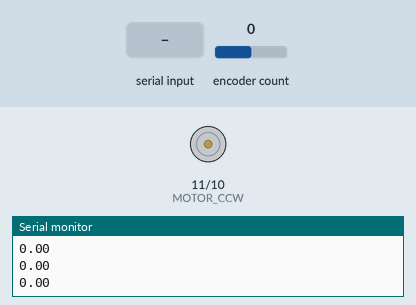
Simulated run of this sketch. Board: Arduino Uno, built with avr-gcc and run on an emulated ATmega328P. Parts: motor-driver pin pairs drawn as motors (green arrow = first pin HIGH = forward, orange = second pin HIGH = backward, longer = more drive, scaled by the enable pin), the last lines printed to the serial monitor. The test bench sets the inputs (shaded band); at power-on: encoder count 0.

Above: at 1.2 s.
1.3 s: encoder count set to 1
At 2.3 s:
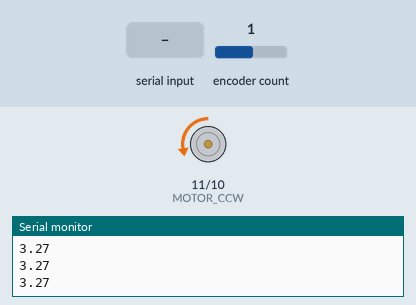
2.8 s: "90,45\n" received over Serial
At 3.7 s:
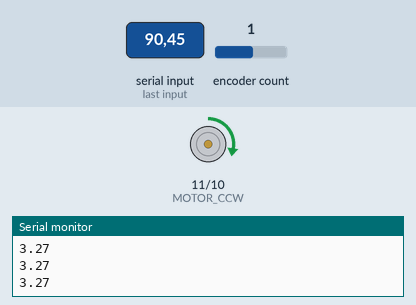
4.3 s: encoder count set to 5
At 5.0 s:
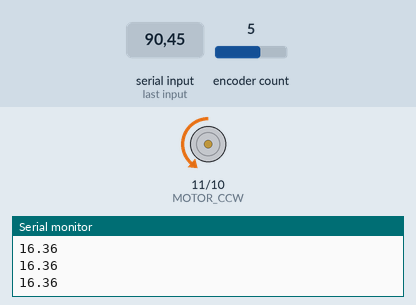
5.8 s: encoder count set to 4
At 7.0 s:
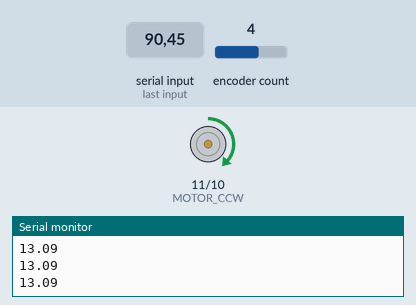
7.3 s: "5\n" received over Serial
At 8.4 s:
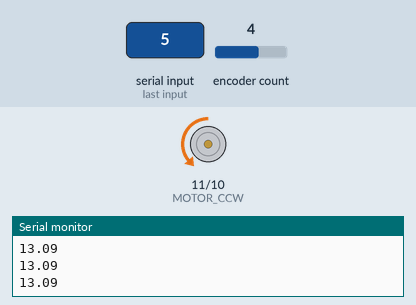
8.8 s: "30,150\n" received over Serial
At 9.6 s:
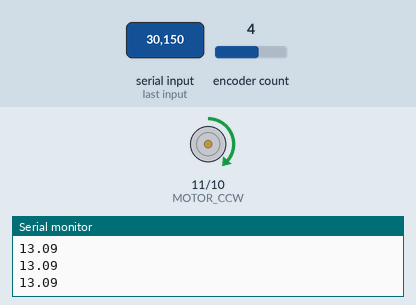
Timing chart, 0 to 11.3 s (numbered marks = the images above; inputs shaded):
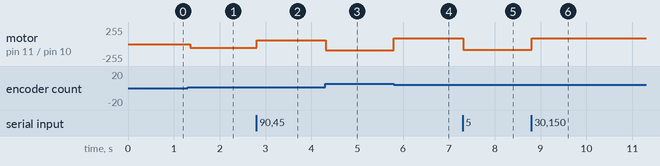

Measured:
- after the input at 1.3 s, motor on pin 11 (MOTOR_CCW) / pin 10 (MOTOR_CW): stopped → backward 54/255 after 0.06 s
- after the input at 2.8 s, motor on pin 11 (MOTOR_CCW) / pin 10 (MOTOR_CW): backward 54/255 → forward 54/255 at once
- after the input at 4.3 s, motor on pin 11 (MOTOR_CCW) / pin 10 (MOTOR_CW): forward 54/255 → backward 95/255 at once
- after the input at 5.8 s, motor on pin 11 (MOTOR_CCW) / pin 10 (MOTOR_CW): backward 95/255 → forward 85/255 at once
- after the input at 7.3 s, motor on pin 11 (MOTOR_CCW) / pin 10 (MOTOR_CW): forward 85/255 → backward 85/255 at once
- after the input at 8.8 s, motor on pin 11 (MOTOR_CCW) / pin 10 (MOTOR_CW): backward 85/255 → forward 85/255 at once

The sketch:

PID_Group8.ino
```cpp
#define MOTOR_CCW 11
#define MOTOR_CW 10
#define enA 9
#include <PIDController.h>
#include <Encoder.h>
#define ENCODER_A 2
#define ENCODER_B 3 // Encoder output to Arduino Interrupt pin ncoderPinB

PIDController pid;

float tick_to_deg1 ;
float encoder_count=0;
float enc_deg=0;
int motor_pwm_value;
int Power_In_Percents;
int userInput;
Encoder myEnc(ENCODER_B, ENCODER_A);
float Kp=32;
float Ki=2.2;
float Kd=3.8;

/*******functions******/

float tick_to_deg(long tick){
return tick*360.0/440.0;
}

void forward(){ //turn the motor clockwise
  digitalWrite(MOTOR_CW, HIGH);
  digitalWrite(MOTOR_CCW, LOW);
  }


void reverse(){ //turn the motor Counterclockwise
  digitalWrite(MOTOR_CW, LOW);
  digitalWrite(MOTOR_CCW, HIGH);
}

 void get_user_input(){ //get the wanted degree from the user and enforce possible degree

  userInput = Serial.parseFloat();  // the goal angle
  Serial.read();    // get the ENTER char from the serial
  if (userInput>15){
    userInput=15;
  }
  if (userInput<-15){
    userInput=-15;
  }
}
/*******setup *******/
void setup() {
  //define pins
  Serial.begin(9600);
  pinMode(enA, OUTPUT);
  pinMode(MOTOR_CW, OUTPUT);
  pinMode(MOTOR_CCW, OUTPUT);

  // Set initial rotation direction
  digitalWrite(MOTOR_CW, HIGH);
  digitalWrite(MOTOR_CCW, LOW);

pid.begin(); // Initialize the PID controller
pid.limit(-180, 180); // The PID output can be limited to values between -255 to 255
pid.tune(Kp, Ki, Kd); // Set PID parameters - Kp,Ki,Kd
pid.setpoint(0);


  }
void loop() {

    Serial.println(enc_deg);
    //delay(100);
 if (Serial.available()>0){ // Wait for User to Input Data
     get_user_input();
    }
// convert to real degree
  encoder_count = myEnc.read();
  enc_deg = tick_to_deg(encoder_count);

  if (abs(enc_deg)>360){//keep the angle in the range -360 to 360 deegres
      if (enc_deg<0)
          enc_deg=enc_deg+360;
      else
          enc_deg=enc_deg-360;
  }

  motor_pwm_value = float(pid.compute(enc_deg));  //compute the PWM value for

  //the motor based on current angle
  if (enc_deg>userInput)  //choose the direction to rotate
      forward();
  else
      reverse();

  // send PWM value to motor
  analogWrite(enA, abs(motor_pwm_value));


  delay(1);
  }
```
